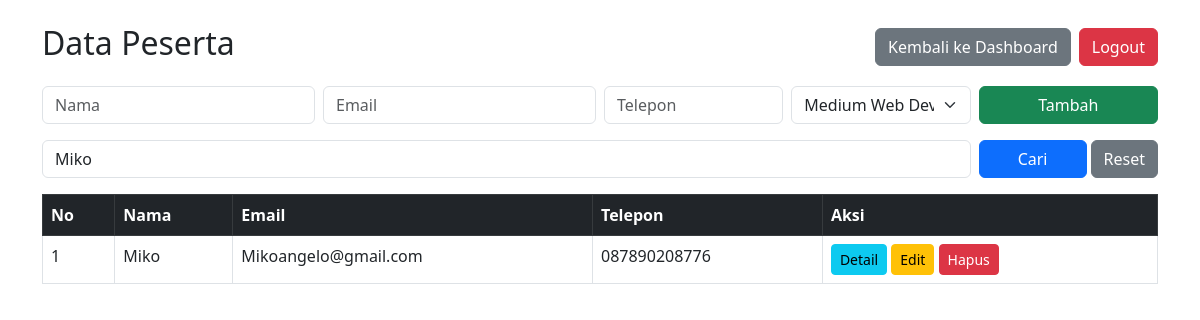
The app's page /peserta.php?keyword=Miko (signed in) with its own data.
### tables this page shows
CREATE TABLE IF NOT EXISTS `peserta` (
  `id_peserta` int(11) NOT NULL AUTO_INCREMENT,
  `nama_peserta` varchar(100) NOT NULL,
  `username` varchar(50) DEFAULT NULL,
  `password` varchar(255) DEFAULT NULL,
  `email` varchar(100) NOT NULL,
  `telepon` varchar(15) NOT NULL,
  `id_skema` int(11) NOT NULL,
  PRIMARY KEY (`id_peserta`),
  KEY `id_skema` (`id_skema`),
  CONSTRAINT `fk_peserta_skema` FOREIGN KEY (`id_skema`) REFERENCES `skema` (`id_skema`) ON DELETE CASCADE ON UPDATE CASCADE
);

### peserta.php (the view, shortened to what this page needs)
<?php
require 'koneksi.php';
$keyword = isset($_GET['keyword']) ? trim($_GET['keyword']) : '';
if ($keyword !== '') {
    $stmt = $koneksi->prepare("SELECT * FROM peserta WHERE nama_peserta LIKE ? OR email LIKE ? OR telepon LIKE ?");
    $stmt->execute(["%$keyword%", "%$keyword%", "%$keyword%"]);
} else {
    $stmt = $koneksi->query("SELECT * FROM peserta");
}
?>
<!DOCTYPE html>
<html>
<head>
    <link href="https://cdn.jsdelivr.net/npm/bootstrap@5.3.0/dist/css/bootstrap.min.css" rel="stylesheet">
</head>
<body class="p-4">
    <div class="container">
        <div class="d-flex justify-content-between align-items-center mb-3">
            <h2>Data Peserta</h2>
            <div class="d-flex gap-2">
                <a href="dashboard.php" class="btn btn-secondary">Kembali ke Dashboard</a>
                <a href="logout.php" class="btn btn-danger">Logout</a>
            </div>
        </div>
        <form method="POST" class="row g-2 mb-3">
            <div class="col-3"><input type="text" name="nama_peserta" class="form-control" placeholder="Nama" required></div>
            <div class="col-3"><input type="email" name="email" class="form-control" placeholder="Email" required></div>
            <div class="col-2"><input type="text" name="telepon" class="form-control" placeholder="Telepon" required></div>
            <div class="col-2">
                <select name="id_skema" class="form-select" required>
                    <?php foreach($koneksi->query("SELECT * FROM skema") as $s) echo "<option value='{$s['id_skema']}'>{$s['nama_skema']}</option>"; ?>
                </select>
            </div>
            <div class="col-2"><button type="submit" name="tambah" class="btn btn-success w-100">Tambah</button></div>
        </form>
        <form method="GET" class="row g-2 mb-3">
            <div class="col-10">
                <input type="text" name="keyword" class="form-control" placeholder="Cari berdasarkan nama, email, atau telepon..." value="<?= htmlspecialchars($keyword) ?>">
            </div>
            <div class="col-2 d-flex gap-1">
                <button type="submit" class="btn btn-primary w-100">Cari</button>
                <?php if ($keyword !== ''): ?>
                    <a href="peserta.php" class="btn btn-secondary">Reset</a>
                <?php endif; ?>
            </div>
        </form>
        <table class="table table-bordered">
            <thead class="table-dark"><tr><th>No</th><th>Nama</th><th>Email</th><th>Telepon</th><th>Aksi</th></tr></thead>
            <tbody>
                <?php
                $no = 1;
                while($row = $stmt->fetch()):
                ?>
                <tr>
                    <td><?= $no++ ?></td>
                    <td><?= htmlspecialchars($row['nama_peserta']) ?></td>
                    <td><?= htmlspecialchars($row['email']) ?></td>
                    <td><?= htmlspecialchars($row['telepon']) ?></td>
                    <td>
                        <a href="detail_peserta.php?id=<?= $row['id_peserta'] ?>" class="btn btn-sm btn-info">Detail</a>
                        <a href="edit_peserta.php?id=<?= $row['id_peserta'] ?>" class="btn btn-sm btn-warning">Edit</a>
                        <a href="peserta.php?hapus=<?= $row['id_peserta'] ?>" class="btn btn-sm btn-danger" onclick="return confirm('Hapus?')">Hapus</a>
                    </td>
                </tr>
                <?php endwhile; ?>
            </tbody>
        </table>
    </div>
</body>
</html>

### records on screen
peserta: nama_peserta "Miko", email "Mikoangelo@gmail.com", telepon "087890208776"

### other values on screen
form field id_skema "Medium Web Dev"
